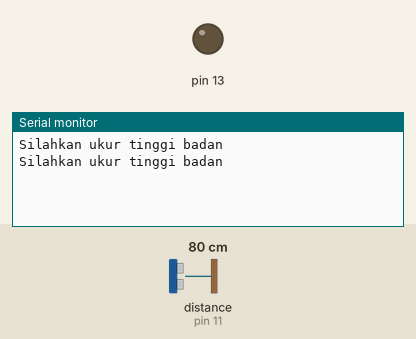
Recording of a sketch running on a simulated Arduino Uno, built with avr-gcc and run on an emulated ATmega328P. Parts: output pins drawn as LEDs (lit = HIGH), the last lines printed to the serial monitor. Wiring (inferred from the names in the program): ultrasonic range finder: trigger pin 12; echo pin 11. The inputs (shaded band) are chosen by the test bench; at power-on: distance to the obstacle (sensor on pin 11) 80 cm. The echo pulse lasts 58.3 µs per cm; pins used as bus, display or sensor lines are not drawn.

Above: at 2.3 s.
2.4 s: distance to the obstacle (sensor on pin 11) set to 23 cm
At 4.2 s:
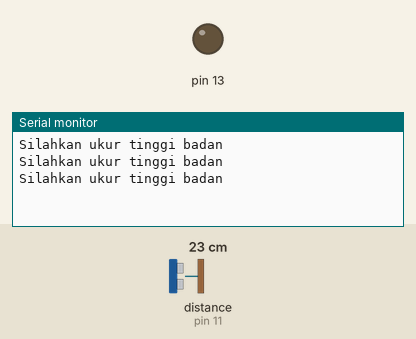
4.5 s: distance to the obstacle (sensor on pin 11) set to 19 cm
At 5.7 s:
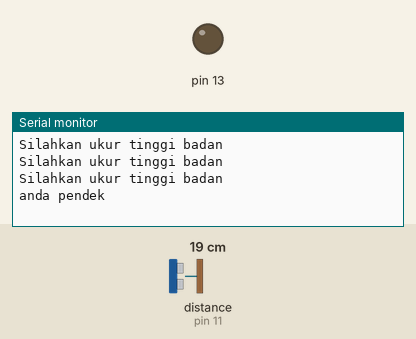

Measured:
- the behaviour switches between 21 and 20 cm on distance to the obstacle (sensor on pin 11) (found by bisection; images 1 and 2)
- after the input at 4.5 s, the serial monitor: prints a new line at once (image 2)

The sketch:

bAnjir.ino
```cpp
//* --- www.nyebarilmu.com --- */

/*
Sensor jarak HC-SR04
pin yang perlu dihubungkan
VCC to arduino 5v
GND to arduino GND
Echo to Arduino pin 7
Trig to Arduino pin 8
*/

#define echoPin 11 //Echo Pin
#define trigPin 12 //Trigger Pin
//#define LEDPin 13 //Led default dari Arduino uno

//int maximumRange = 2000; //kebutuhan akan maksimal range
//int minimumRange = 00; //kebutuhan akan minimal range
int lantai = 20;
long durasi, jarak ,selisih ,tibadan; //waktu untuk kalkulasi jarak

void setup() {
Serial.begin (9600); //inisialiasasi komunikasi serial
//deklarasi pin
pinMode(trigPin, OUTPUT);
pinMode(echoPin, INPUT);
pinMode(13, OUTPUT);
}

void loop() {
/* Berikut siklus trigPin atau echo pin yang digunakan
untuk menentukan jarak objek terdekat dengan memantulkan
gelombang suara dari itu. */
digitalWrite(trigPin, LOW);delayMicroseconds(2);
digitalWrite(trigPin, HIGH);delayMicroseconds(10);
digitalWrite(trigPin, LOW);
durasi = pulseIn(echoPin, HIGH);

//1.perhitungan untuk dijadikan jarak
jarak = (340*durasi/2)/10000;
//Serial.print(jarak);


//2.YANG DIBAWAH NGITUNG seensor banjir

//if (jarak > 10)
//Serial.println ("siaga banjir");
//else
//Serial.println("air normal");
//{
//Serial.print("ketinggian air = ");
//Serial.print(jarak);
//Serial.print(" cm");
//digitalWrite(13, HIGH);

//}

//3.perhitungan tinggi badan dengan if
tibadan = lantai - jarak;
//Serial.print("tinggi badan = ");
//Serial.print(tibadan);
//Serial.println(" cm");

if (jarak>=20)
Serial.println("Silahkan ukur tinggi badan");
else if (jarak>=15)
Serial.print("anda pendek");

else
Serial.print(tibadan);
/*Kirim jarak ke komputer menggunakan Serial protokol, dan
menghidupkan LED OFF untuk menunjukkan membaca sukses. */
//Serial.println(distance);
digitalWrite(13, LOW);

//waktu tunda 50mS
delay(1500);
jarak = 0;
Serial.println();
}
```
